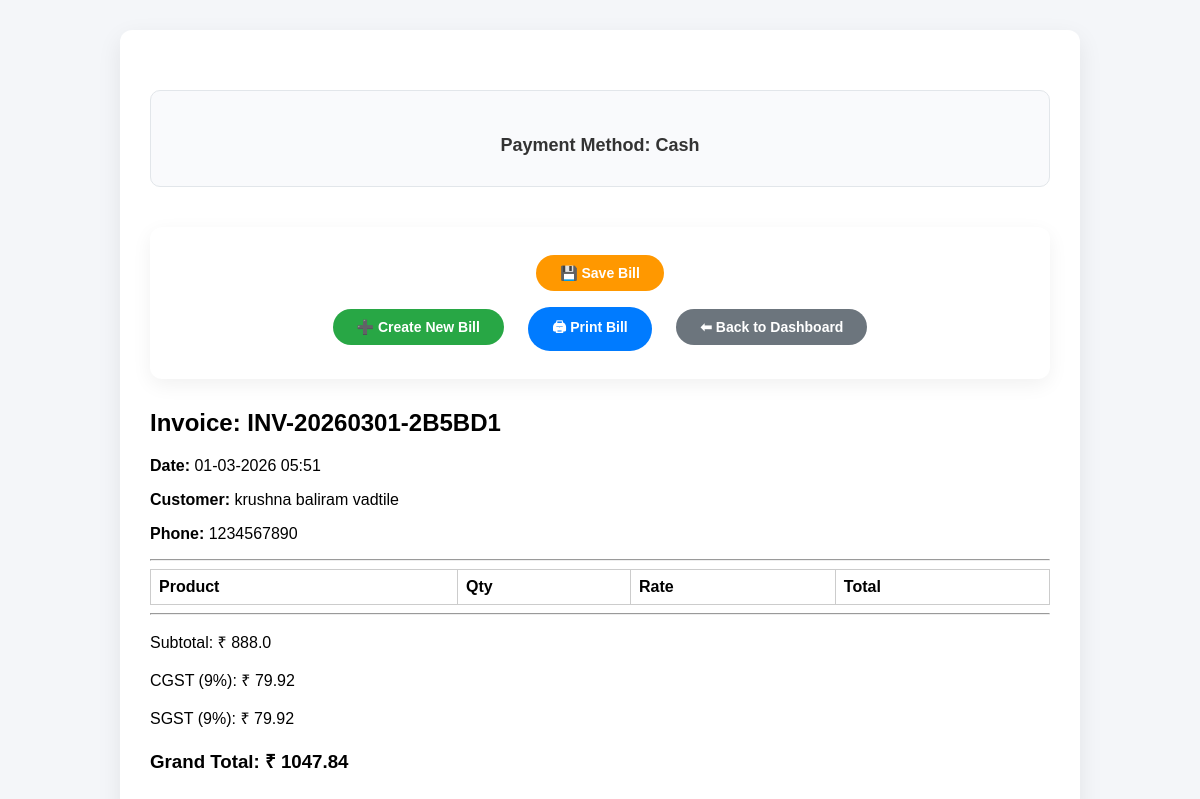
The app's page /view/97/ with its own data.
### Billing/models.py (models this page shows, shortened)
class Bill(models.Model):
    user = models.ForeignKey(User, on_delete=models.CASCADE)
    invoice_no = models.CharField(max_length=50, unique=True)
    customer_phone = models.CharField(max_length=15, null=True, blank=True)
    customer_name = models.CharField(max_length=200, null=True, blank=True)
    total_amount = models.FloatField(default=0)
    cgst = models.FloatField(default=0)
    sgst = models.FloatField(default=0)
    grand_total = models.FloatField(default=0)
    PAYMENT_CHOICES = [
        ("Cash", "Cash"),
        ("Online", "Online"),
    ]
    payment_method = models.CharField(
        max_length=20,
        choices=PAYMENT_CHOICES,
        default="Cash"
    )
    qr_code = models.ImageField(upload_to='qr_codes/', blank=True, null=True)  # only for Online
    created_at = models.DateTimeField(auto_now_add=True)
    pdf = models.FileField(upload_to='bills/', blank=True, null=True)
    is_deleted = models.BooleanField(default=False)

### Billing/views.py (the view)
# urls.py: path("view/<int:bill_id>/", views.view_bill, name="view_bill"),
def view_bill(request, bill_id):
    bill = get_object_or_404(Bill, id=bill_id)
    if request.method == "POST":
        if request.POST.get("action") == "save":
            bill.is_saved = True   # optional field
            bill.save()
            return redirect("bills_history")
    return render(request, "view_bill.html", {
        "bill": bill,
        "shop": bill.user.shopprofile
    })

### Billing/templates/view_bill.html (shortened to what this page needs)
{% extends "base.html" %}
{% load static %}
{% block extra_css %}
<link rel="stylesheet" href="{% static 'view_bill.css' %}">
{% endblock %}
{% block content %}
<div class="bill-container">
    {% if bill.payment_method|lower == "online" and qr_code %}
    <div class="payment-section">
        <h4>Payment Method: {{ bill.payment_method|title }}</h4>
        <div class="qr-box">
            <h5>Scan to Pay</h5>
            <img width="180" alt="QR Code">
            <p><strong>UPI ID:</strong> {{ shop.upi_id }}</p>
            <p class="amount"><strong>Amount:</strong> ₹ {{ bill.grand_total }}</p>
        </div>
    </div>
    {% else %}
    <div class="payment-section">
        <h4>Payment Method: {{ bill.payment_method|title }}</h4>
    </div>
    {% endif %}
    <div class="bill-actions">
        <form method="POST">
            <button type="submit" name="action" value="save" class="action-btn save-bill">💾 Save Bill</button>
        </form>
        <a href="{% url 'generate_bill' %}" class="action-btn new-bill">➕ Create New Bill</a>
        <button onclick="printInvoice()" class="action-btn print-bill">🖨 Print Bill</button>
        <a href="{% url 'dashboard' %}" class="action-btn back-dashboard">⬅ Back to Dashboard</a>
    </div>
    <div class="invoice-container">
        <h2>Invoice: {{ bill.invoice_no }}</h2>
        <p><strong>Date:</strong> {{ bill.created_at|date:"d-m-Y H:i" }}</p>
        <p><strong>Customer:</strong> {{ bill.customer_name }}</p>
        <p><strong>Phone:</strong> {{ bill.customer_phone }}</p>
        <hr>
        <table>
            <tr>
                <th>Product</th>
                <th>Qty</th>
                <th>Rate</th>
                <th>Total</th>
            </tr>
        </table>
        <hr>
        <p>Subtotal: ₹ {{ bill.total_amount }}</p>
        <p>CGST (9%): ₹ {{ bill.cgst }}</p>
        <p>SGST (9%): ₹ {{ bill.sgst }}</p>
        <h3>Grand Total: ₹ {{ bill.grand_total }}</h3>
    </div>
</div>
{% endblock %}

### Billing/static/view_bill.css (style rules this page uses)
body { font-family: Arial, Helvetica, sans-serif; background-color: #f4f6f9; margin: 0; padding: 0; }
.bill-container { max-width: 900px; margin: 30px auto; background: #ffffff; padding: 30px; border-radius: 12px; box-shadow: 0 8px 25px rgba(0, 0, 0, 0.08); }
.invoice-container { margin-top: 30px; }
.invoice-container table { width: 100%; border-collapse: collapse; }
.invoice-container table th, .invoice-container table td { border: 1px solid #ccc; padding: 8px; text-align: left; }
.payment-section { margin-top: 30px; padding: 20px; border-radius: 10px; background: #f9fafc; border: 1px solid #e2e6ea; text-align: center; }
.payment-section h4 { margin-bottom: 10px; font-size: 18px; color: #333; font-weight: 600; }
.bill-actions { margin-top: 40px; padding: 20px; text-align: center; background: #ffffff; border-radius: 12px; box-shadow: 0 6px 20px rgba(0, 0, 0, 0.06); }
.action-btn { display: inline-block; margin: 8px 10px; padding: 10px 24px; font-size: 14px; font-weight: 600; border-radius: 25px; text-decoration: none; border: none; cursor: pointer; transition: 0.3s ease; font-family: inherit; }
.save-bill { background: #ff9800; color: #fff; }
.new-bill { background: #28a745; color: #fff; }
.print-bill { background: #007bff; color: #fff; }
.back-dashboard { background: #6c757d; color: #fff; }

### records on screen
Bill: payment_method "Cash", invoice_no "INV-20260301-2B5BD1", created_at "01-03-2026 05:51", customer_name "krushna baliram vadtile", customer_phone "1234567890", total_amount "888.0", cgst "79.92", sgst "79.92", grand_total "1047.84"
